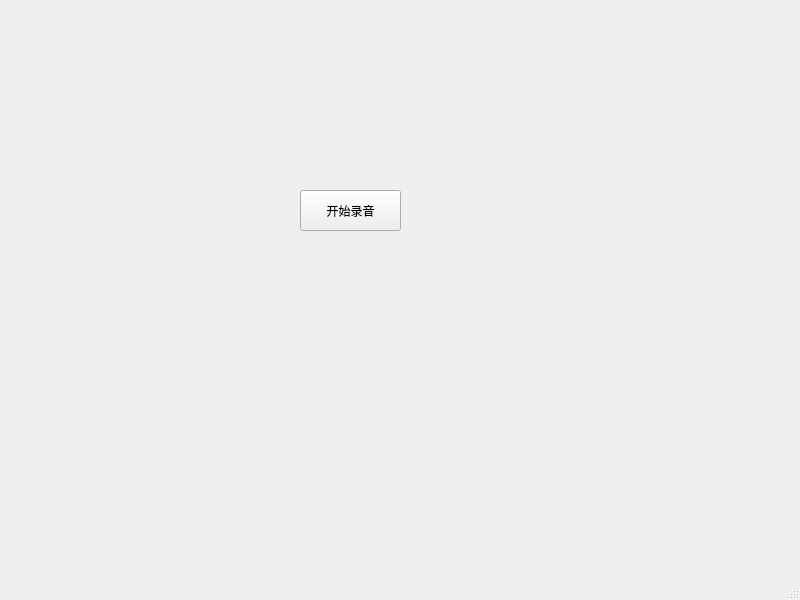
<?xml version="1.0" encoding="UTF-8"?>
<ui version="4.0">
 <class>MainWindow</class>
 <widget class="QMainWindow" name="MainWindow">
  <property name="geometry">
   <rect>
    <x>0</x>
    <y>0</y>
    <width>800</width>
    <height>600</height>
   </rect>
  </property>
  <property name="windowTitle">
   <string>MainWindow</string>
  </property>
  <widget class="QWidget" name="centralwidget">
   <widget class="QPushButton" name="recordButton">
    <property name="geometry">
     <rect>
      <x>300</x>
      <y>190</y>
      <width>101</width>
      <height>41</height>
     </rect>
    </property>
    <property name="text">
     <string>开始录音</string>
    </property>
   </widget>
  </widget>
  <widget class="QMenuBar" name="menubar">
   <property name="geometry">
    <rect>
     <x>0</x>
     <y>0</y>
     <width>800</width>
     <height>37</height>
    </rect>
   </property>
  </widget>
  <widget class="QStatusBar" name="statusbar"/>
 </widget>
 <resources/>
 <connections/>
</ui>
